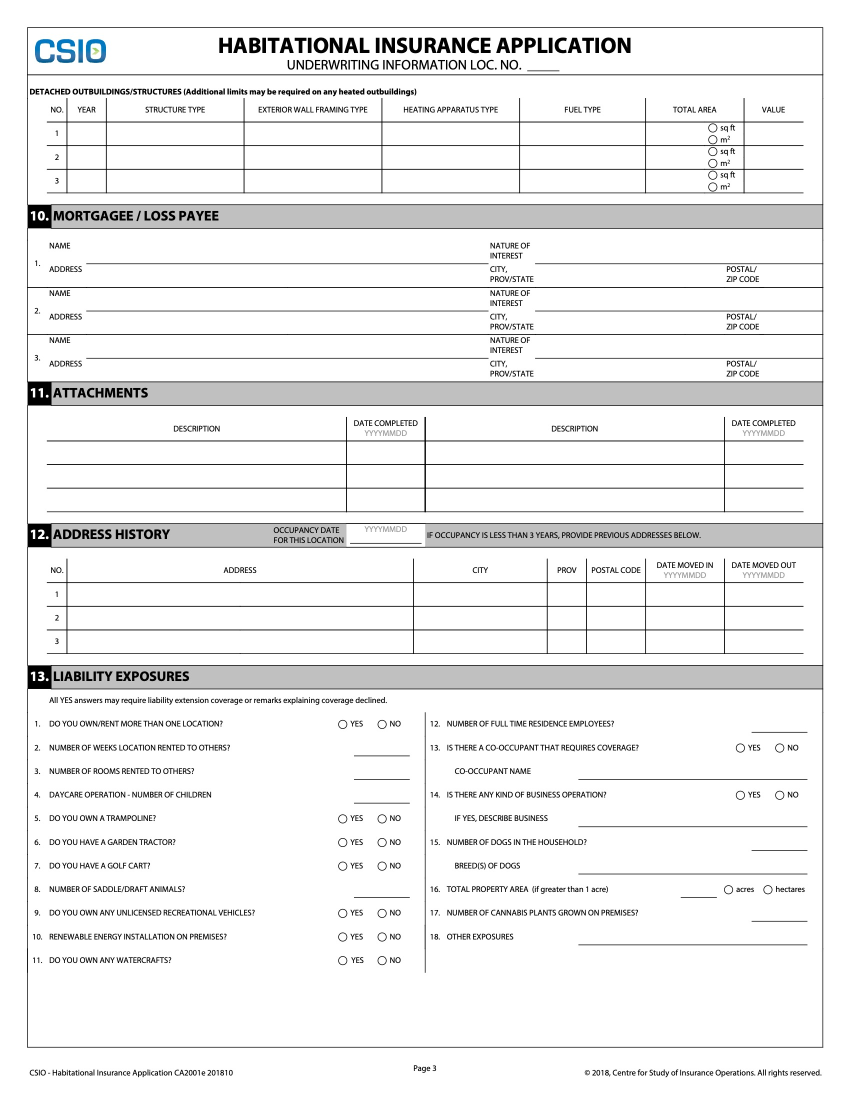
#> input picture 2.jpg, 1700 x 2200 px (shown at 1/2 size)
$ python cropIMG2.py
#> lines starting #> are read from the running program, lines starting #| are printed output that depends on the picture; after the words box and inside, x2 and y2 are one past the last pixel; in counts of white or black regions, pixels touching at a corner belong together; long printed decimals are rounded
#> in edgeDetectFun, img is the input picture: shape (2200, 1700, 3); mean B, G, R 238.7, 238.6, 238.5
from __future__ import print_function

# import image_slicer
import math

# import argparse
import cv2
import numpy as np
import pandas as pd
# from imutils import perspective
# from imutils import contours
from PIL import Image
from scipy.signal import convolve2d
from sklearn.cluster import KMeans


class cPoints:
    # [4 lines left out: function __init__, not called in this run]

    def assignP(self, Pin):
        self.P = Pin


# Corner Detection Algorithm
# [13 lines left out: function detect_corner, not called in this run]


# Noise Estimation
def estimate_noise(I):
    I = cv2.cvtColor(I, cv2.COLOR_BGR2GRAY)

    H, W = I.shape
#> H = 2200; W = 1700

    M = [[1, -2, 1],
         [-2, 4, -2],
         [1, -2, 1]]

    sigma = np.sum(np.sum(np.absolute(convolve2d(I, M))))
#> sigma = 20523040
    sigma = sigma * math.sqrt(0.5 * math.pi) / (6 * (W - 2) * (H - 2))
#> sigma = 1.15

    return sigma


# Line Detection Function
def lineDetectFun(img):
    img = cv2.imread(img)
    gray = cv2.cvtColor(img, cv2.COLOR_BGR2GRAY)
    edges = cv2.Canny(gray, 50, 150, apertureSize=3)
    minLineLength = 5
    maxLineGap = 100
    lines = cv2.HoughLinesP(edges, rho=1, theta=np.pi / 180, threshold=100, minLineLength=minLineLength,
                            maxLineGap=maxLineGap)

    for line in lines:
        # print(line)
        for x1, y1, x2, y2 in line:
            # need to process each datapoint here find the important lines with key values in every coordinates
            cv2.line(img=img, pt1=(x1, y1), pt2=(x2, y2), color=(0, 255, 0), thickness=1)

    cv2.imwrite('houghlines5.png', img)


# [51 lines left out: functions convertFromListToArray, findContours, not called in this run]


# Edge Detection Function
def edgeDetectFun(Images, template, cv2Img=False):
    if not template and not cv2Img:
        img = cv2.imread(Images)
    else:
        img = Images
    sigma = estimate_noise(img)
#> sigma = 1.15
    print(sigma)
#| 1.149
    if sigma > 4:
        #img = cv2.fastNlMeansDenoisingColored(img,None,10,10,7,21)
        img = cv2.morphologyEx(img, cv2.MORPH_OPEN, None)
        img = cv2.morphologyEx(img, cv2.MORPH_CLOSE, None)
        img = cv2.morphologyEx(img, cv2.MORPH_OPEN, None)

        img = cv2.dilate(img, None, iterations=1)
        img = cv2.erode(img, None, iterations=1)

        img_grey = cv2.cvtColor(img, cv2.COLOR_BGR2GRAY)
        img = cv2.adaptiveThreshold(img_grey, 255, cv2.ADAPTIVE_THRESH_GAUSSIAN_C, cv2.THRESH_BINARY, 7, 3)

    edges = cv2.Canny(img, 20, 30)
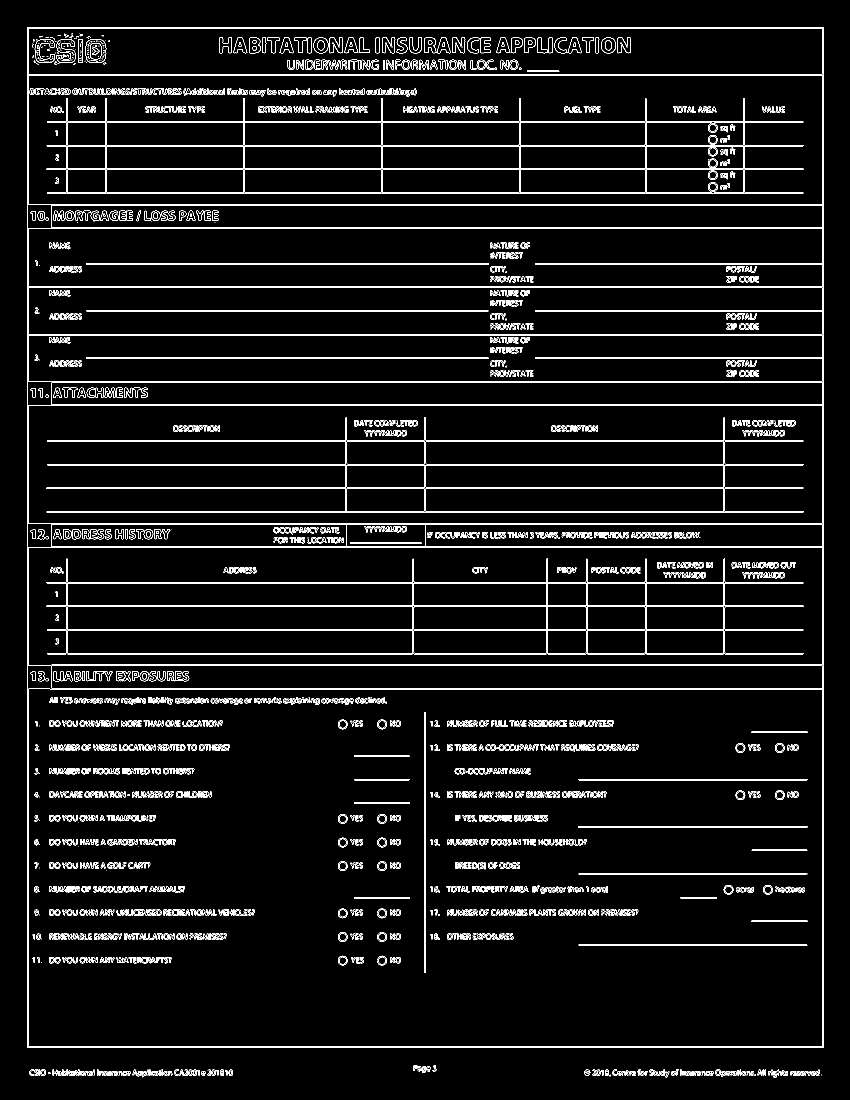
#> edges: shape (2200, 1700) (shown at 1/2 size); 5% white in thin lines or dots, all inside (x1, y1, x2, y2) = (54, 54, 1647, 2155)
    edges = cv2.erode(edges, None, iterations=1)
#> edges: shape (2200, 1700); every value is 0
    edges = cv2.dilate(edges, None, iterations=1)

    cv2.imwrite('edgeTest.png', edges)

    lineDetectFun('edgeTest.png')
#> in lineDetectFun, `img = cv2.imread(img)`: img: shape (2200, 1700, 3); every value is 0
#> in lineDetectFun, `lines = cv2.HoughLinesP(edges, rho=1, theta=np.pi / 180, threshold=100..`: lines = None

    contourCoordinates = findContours('houghlines5.png')

    return contourCoordinates


# Processing Function
# [23 lines left out: function cornerIdentify, not called in this run]


def dotproduct(v1, v2):
    return sum((a * b) for a, b in zip(v1, v2))


def length(v):
    return math.sqrt(dotproduct(v, v))


def angle(v1, v2):
    return math.acos(dotproduct(v1, v2) / (length(v1) * length(v2)))


# [227 lines left out: functions adjustmentfunc, crop_func, crop_template_func, find_min_max_points, amb_detect_corner, not called in this run]


def main_process_fun(filename, templateFlag, cv2Img=False):
    contourPoints = edgeDetectFun(filename, templateFlag, cv2Img)
    points = find_min_max_points(contourPoints)
    if templateFlag:
        return crop_template_func(filename, points)
    else:
        return crop_func(filename, points, cv2Img)


#> (the run stopped early here; a loop or call above may not have finished)

$ run again, with 0.jpg copied over 2.jpg
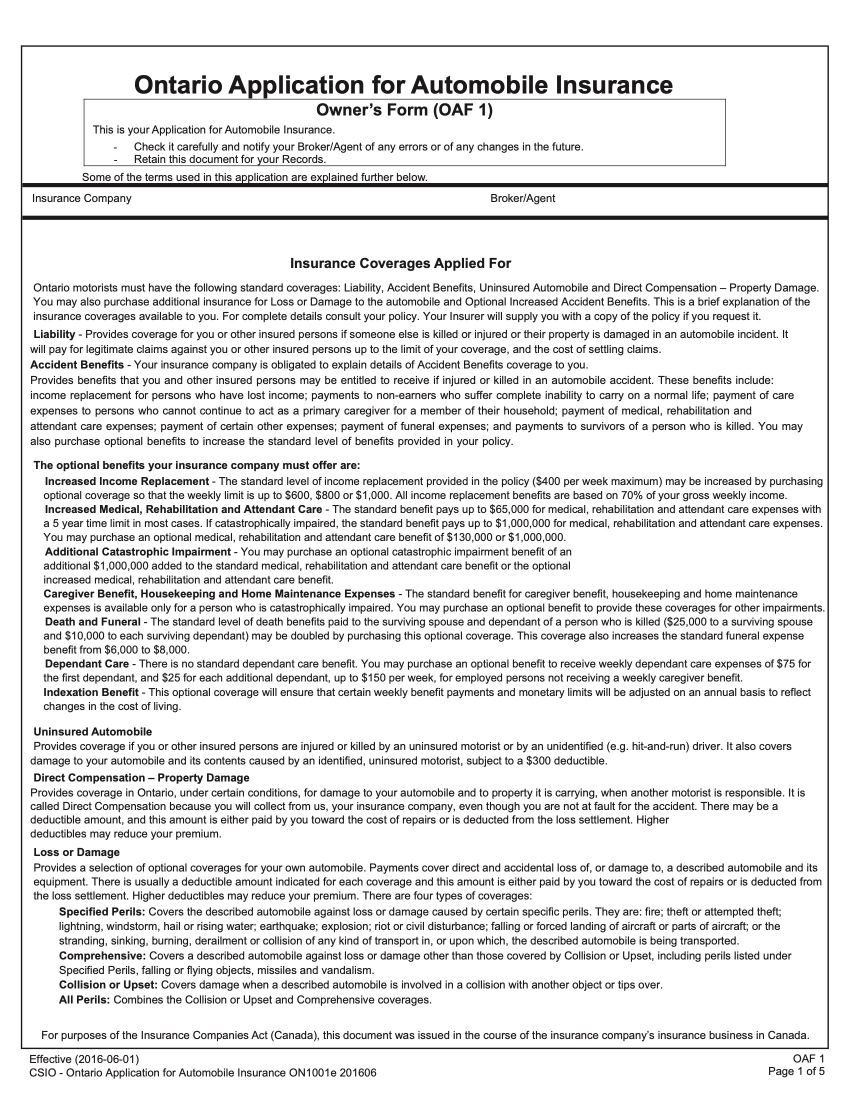
#> input picture 0.jpg, 1700 x 2200 px (shown at 1/2 size)
#> in edgeDetectFun, img is the input picture: shape (2200, 1700, 3); mean B, G, R 229.5, 229.4, 229.7
#> in estimate_noise, `sigma = np.sum(np.sum(np.absolute(convolve2d(I, M))))`: sigma = 77289508
#> in estimate_noise, `sigma = sigma * math.sqrt(0.5 * math.pi) / (6 * (W - 2) * (H - 2))`: sigma = 4.33
#| 4.326
#> in edgeDetectFun, `img = cv2.adaptiveThreshold(img_grey, 255, cv2.ADAPTIVE_THRESH_GAUSSIA..`:
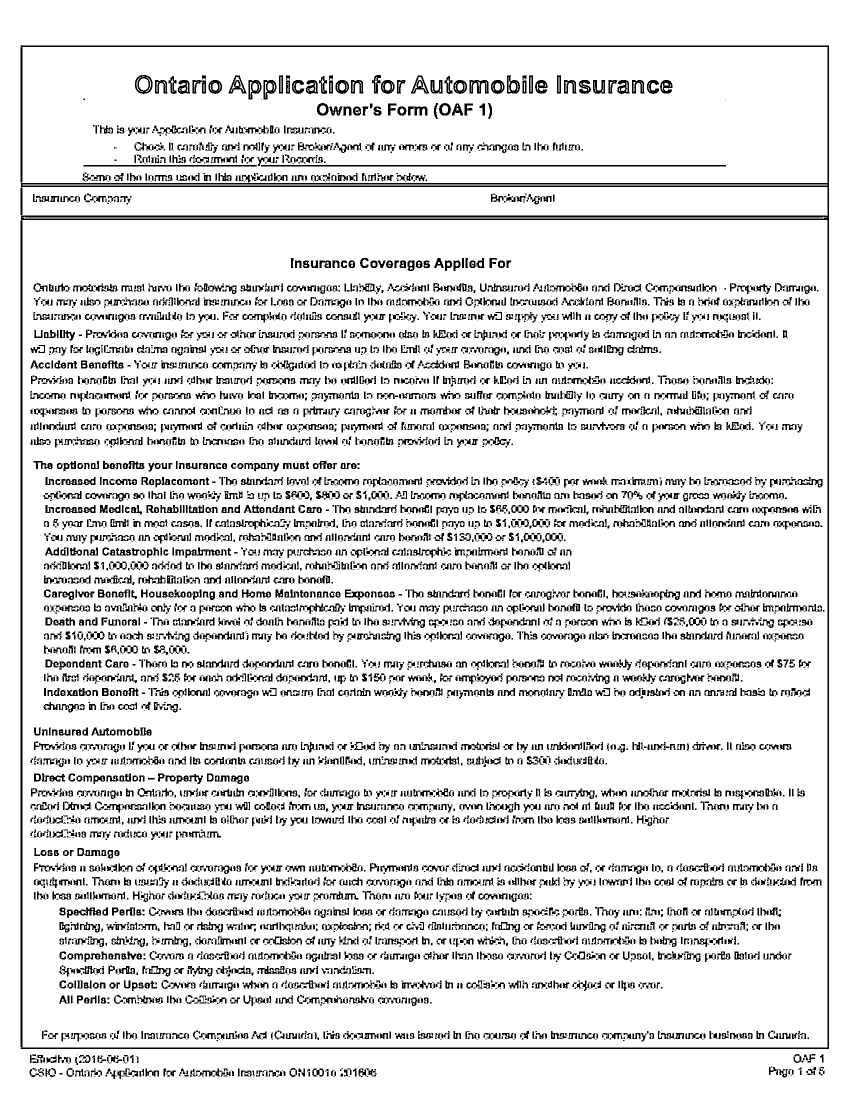
#> img: shape (2200, 1700) (shown at 1/2 size); 88.2% white; 7858 black regions (3785 under 20 px), largest, box (x1, y1, x2, y2) and area: (41, 90, 1658, 2098) 44607, (522, 330, 1452, 333) 2790, (167, 330, 514, 333) 1040
#> in edgeDetectFun, `edges = cv2.Canny(img, 20, 30)`:
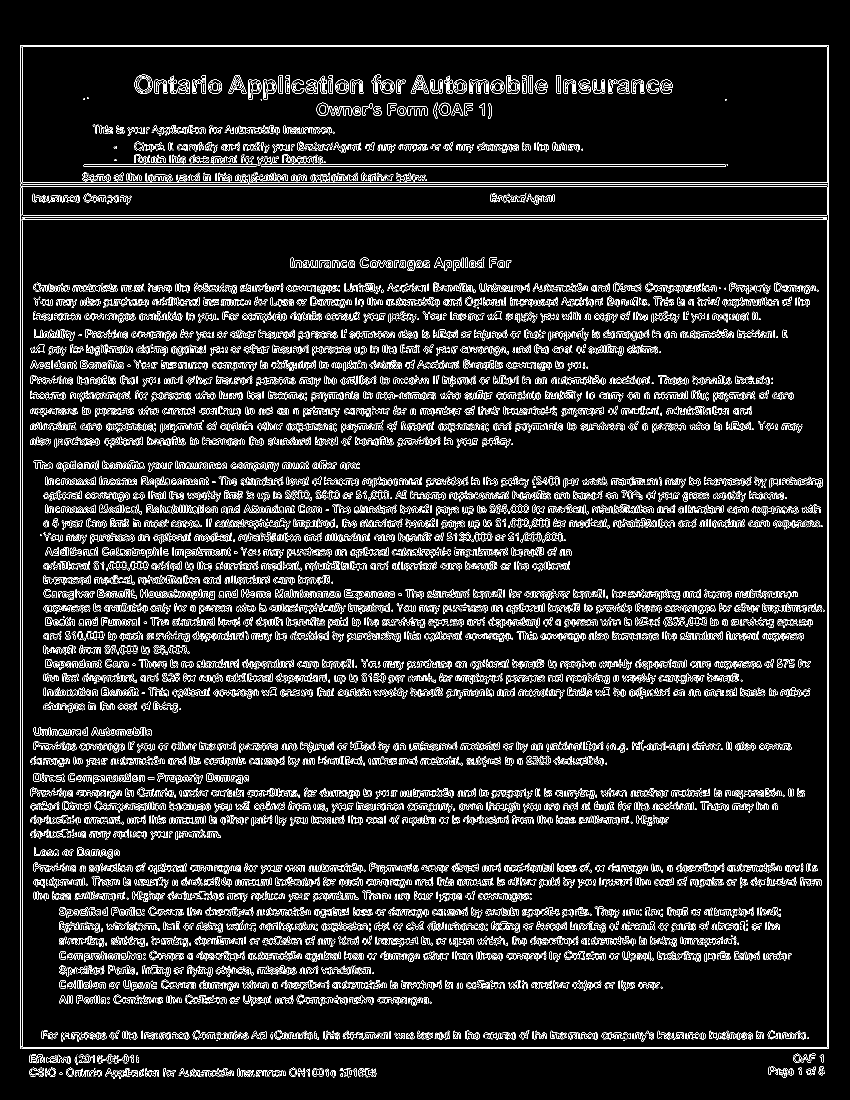
#> edges: shape (2200, 1700) (shown at 1/2 size); 7.7% white in thin lines or dots, all inside (x1, y1, x2, y2) = (40, 90, 1658, 2158)
#> lines = None

$ run again, with 1.jpg copied over 2.jpg
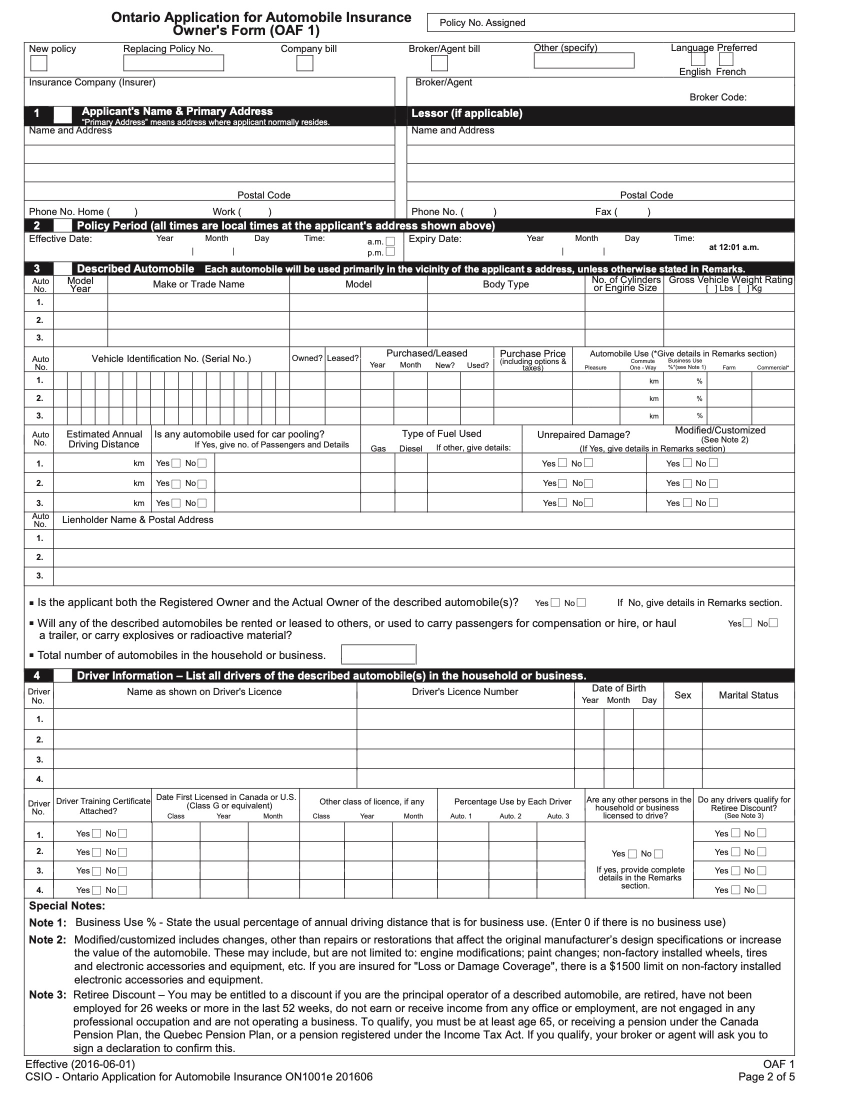
#> input picture 1.jpg, 1700 x 2200 px (shown at 1/2 size)
#> in edgeDetectFun, img is the input picture: shape (2200, 1700, 3); mean B, G, R 230, 229.8, 230.1
#> in estimate_noise, `sigma = np.sum(np.sum(np.absolute(convolve2d(I, M))))`: sigma = 45124986
#> in estimate_noise, `sigma = sigma * math.sqrt(0.5 * math.pi) / (6 * (W - 2) * (H - 2))`: sigma = 2.53
#| 2.526
#> in edgeDetectFun, `edges = cv2.Canny(img, 20, 30)`:
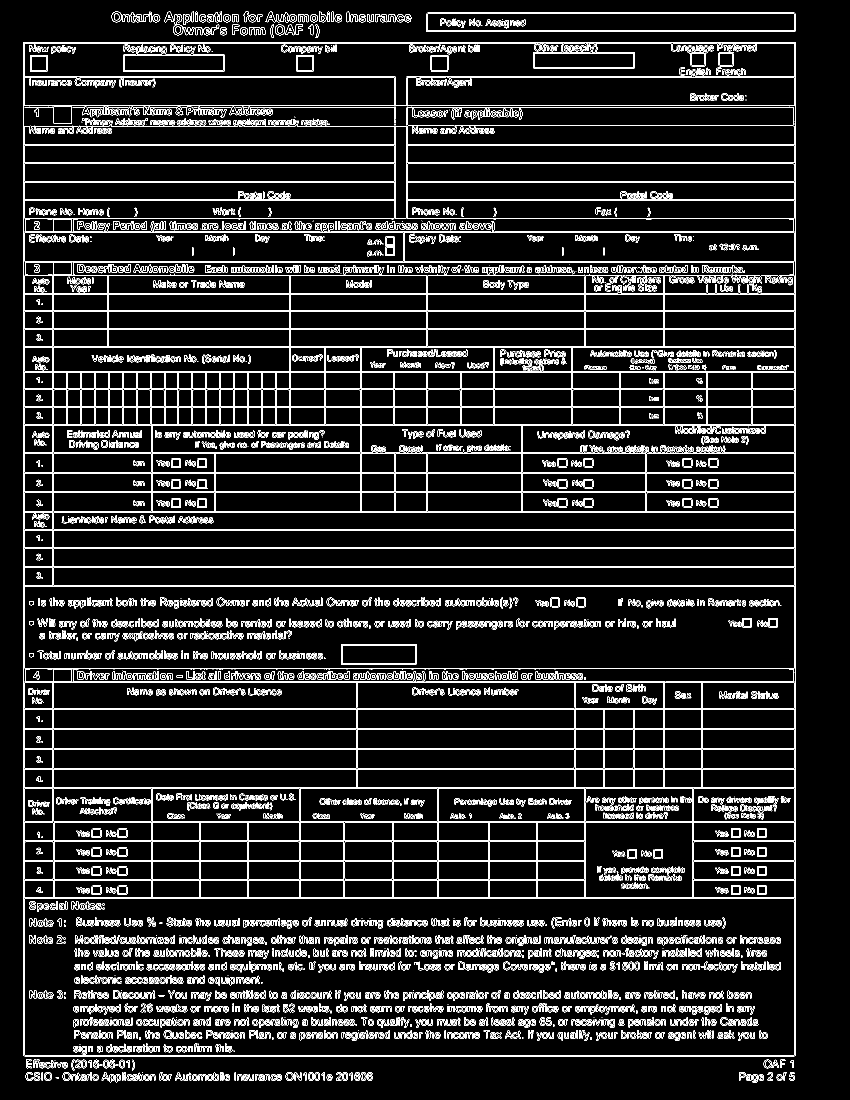
#> edges: shape (2200, 1700) (shown at 1/2 size); 8.7% white in thin lines or dots, all inside (x1, y1, x2, y2) = (47, 23, 1591, 2166)
#> img: shape (2200, 1700, 3); every value is 0
#> lines = None

$ run again, with 3.jpg copied over 2.jpg
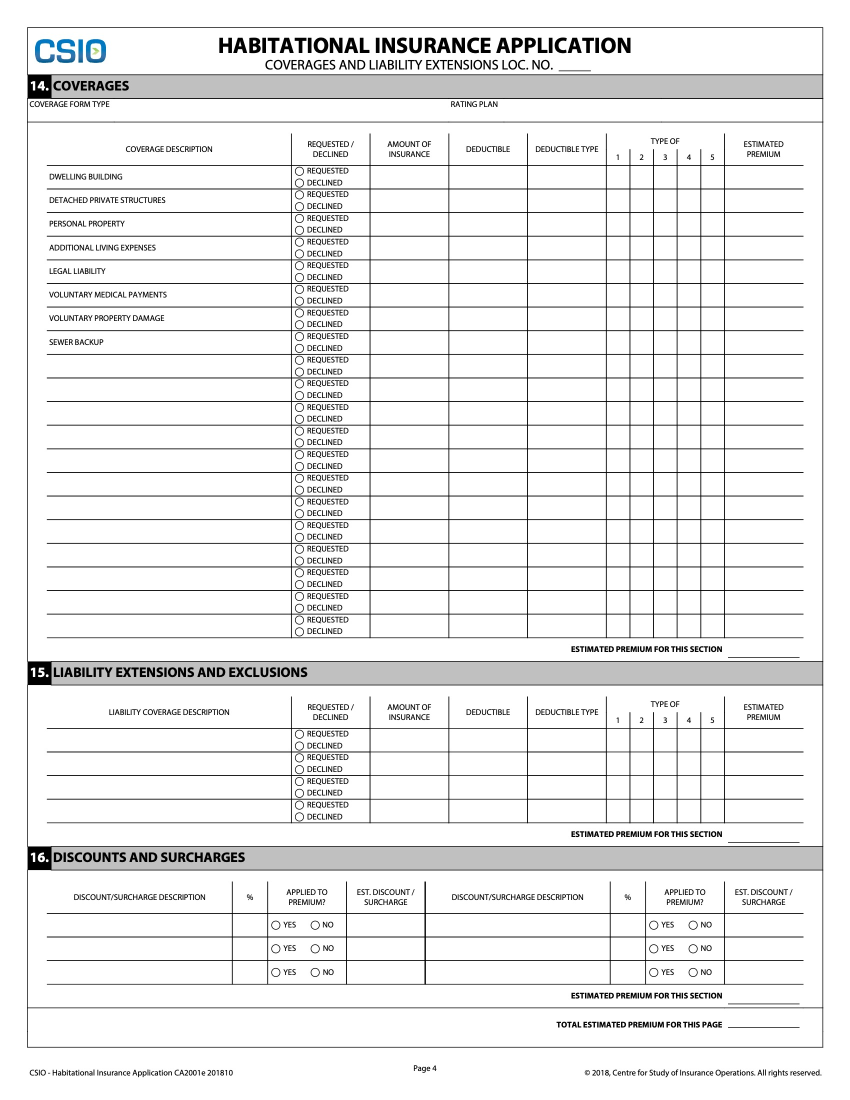
#> input picture 3.jpg, 1700 x 2200 px (shown at 1/2 size)
#> in edgeDetectFun, img is the input picture: shape (2200, 1700, 3); mean B, G, R 236.8, 236.7, 236.7
#> in estimate_noise, `sigma = np.sum(np.sum(np.absolute(convolve2d(I, M))))`: sigma = 19260668
#> in estimate_noise, `sigma = sigma * math.sqrt(0.5 * math.pi) / (6 * (W - 2) * (H - 2))`: sigma = 1.08
#| 1.078
#> in edgeDetectFun, `edges = cv2.Canny(img, 20, 30)`:
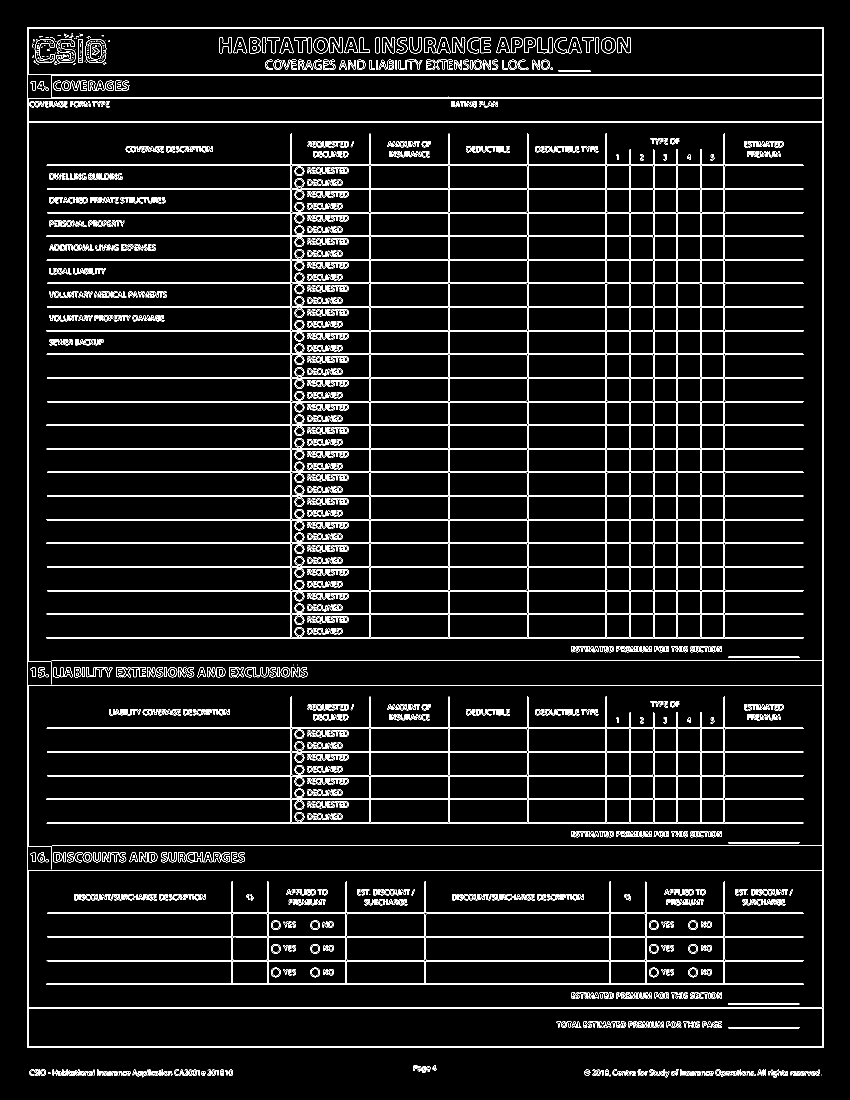
#> edges: shape (2200, 1700) (shown at 1/2 size); 6% white in thin lines or dots, all inside (x1, y1, x2, y2) = (54, 54, 1647, 2155)
#> img: shape (2200, 1700, 3); every value is 0
#> lines = None
